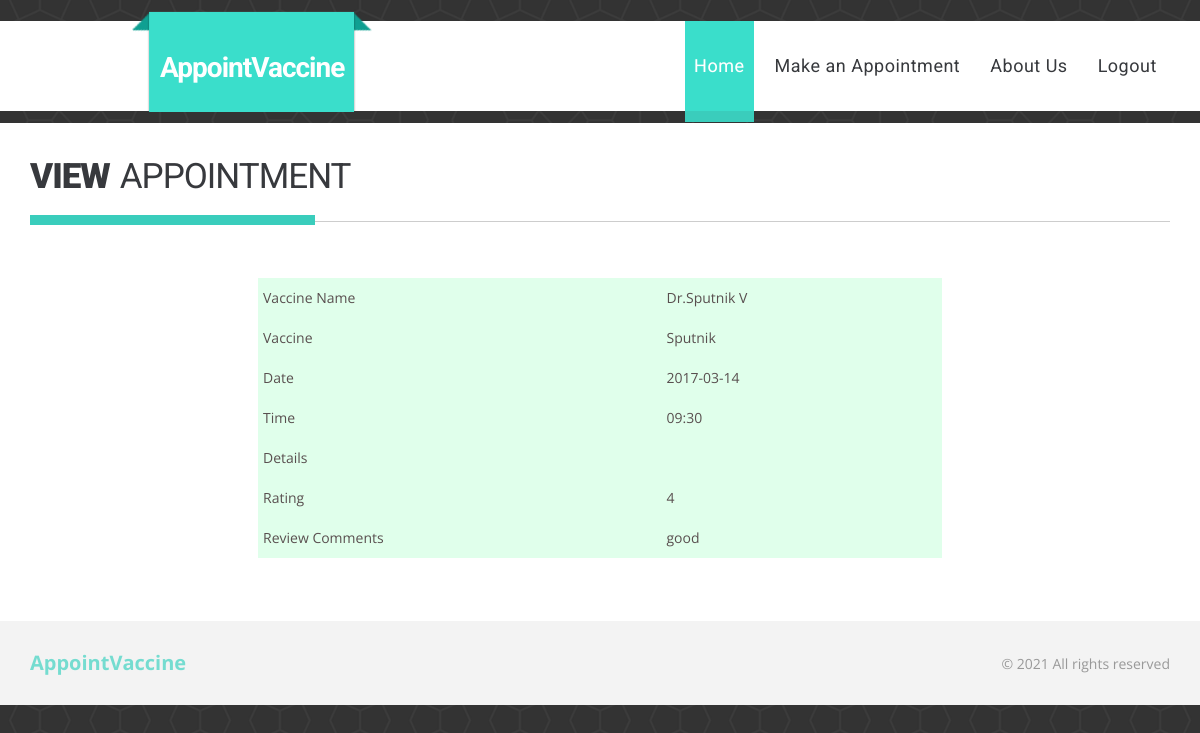
The app's page /ViewAppointment.php?appId=31 (signed in) with its own data.
### tables this page shows
CREATE TABLE `doctor` (
  `email` varchar(50) NOT NULL,
  `doctorid` int(10) NOT NULL,
  `starttime` time(6) NOT NULL,
  `endtime` time(6) NOT NULL,
  `specialization` varchar(50) NOT NULL
);

CREATE TABLE `person` (
  `email` varchar(50) NOT NULL,
  `fname` varchar(50) NOT NULL,
  `lname` varchar(50) NOT NULL,
  `gender` varchar(50) NOT NULL,
  `phonenumber` varchar(10) NOT NULL,
  `dob` date NOT NULL,
  `streetaddress` varchar(200) NOT NULL,
  `city` varchar(20) NOT NULL,
  `state` varchar(20) NOT NULL,
  `pincode` varchar(20) NOT NULL,
  `role` varchar(30) NOT NULL
);

CREATE TABLE `appointment` (
  `appid` int(10) NOT NULL,
  `patientid` int(10) NOT NULL,
  `doctorid` int(10) NOT NULL,
  `date` date NOT NULL,
  `time` time(6) NOT NULL,
  `prescription` varchar(500) NOT NULL
);

CREATE TABLE `doctorreview` (
  `docreviewid` int(10) NOT NULL,
  `appid` int(11) NOT NULL,
  `rating` int(5) NOT NULL,
  `review` text NOT NULL
);

### ViewAppointment.php (the view, shortened to what this page needs)
<?php
$appId = $_REQUEST ["appId"];
$servername = "localhost";
$username = "root";
$password = "";
$database = "vaccineappointmentsystem";
$conn = mysqli_connect ( $servername, $username, $password );
mysqli_select_db ( $conn, $database );
mysqli_select_db ( $conn, $database );
$querySpecialization = "select * from appointment where appid=$appId";
$getSpecialization = mysqli_query ( $conn, $querySpecialization );
$g = mysqli_fetch_array ( $getSpecialization );
$date = $g ['date'];
$time = substr ( $g ['time'], 0, 5 );
$doctorId = $g ['doctorid'];
$querySpecialization = "select * from doctor inner join person on doctor.email=person.email where doctorid = '$doctorId'";
$getSpecialization = mysqli_query ( $conn, $querySpecialization );
$g = mysqli_fetch_array ( $getSpecialization );
$drName = "Dr." . $g ['fname'] . " " . $g ['lname'];
$specialization = $g ['specialization'];
$querySpecialization = "select * from doctorreview where appid=$appId";
$getSpecialization = mysqli_query ( $conn, $querySpecialization );
$g = mysqli_fetch_array ( $getSpecialization );
?>
<!DOCTYPE html>
<html>
<head>
<link href="css/bootstrap.css" type="text/css" rel="stylesheet"
	media="all">
<link href="css/style.css" type="text/css" rel="stylesheet" media="all">
</head>
<body>
	<div class="header">
		<div class="container">
			<div class="top-middle">
				<a href="Home.php">
					<h3>AppointVaccine</h3>
				</a>
			</div>
			<div class="top-nav">
				<ul class="nav1">
					<li><a href="Home.php" class="active">Home</a></li>
					<li><a href="MakeAppointment.php">Make an Appointment</a></li>
					<li><a href="about.html">About Us</a></li>
					<li><a href="Logout.php">Logout</a></li>
				</ul>
			</div>
		</div>
	</div>
	<div class="content">
		<div class="container">
			<div class="content-grids">
				<div class="work-title humble-title">
					<h3>
						VIEW<span>APPOINTMENT</span>
					</h3>
				</div>
				<div class="features-info">
					<div class="features-text tg-wrap">
						<table class='tg'
							style="width: 60%; margin-left: 20%; margin-right: 20%">
							<tr>
								<td>Vaccine Name</td>
								<td>
									<?php echo $drName;?>
									</td>
							</tr>
							<tr>
								<td>Vaccine</td>
								<td>
									<?php echo $specialization;?>
									</td>
							</tr>
							<tr>
								<td>Date</td>
								<td>
									<?php echo $date;?>
									</td>
							</tr>
							<tr>
								<td>Time</td>
								<td>
									<?php echo $time;?>
									</td>
							</tr>
							<tr>
								<td>Details</td>
								<td>
									</td>
							</tr>
							<tr>
								<td>Rating</td>
								<td>
<?php
if ($g ['rating'] == 0) {
	?>	<input type="radio" class="rating" name="rating"
									<?php if (isset($rating) && $rating=="1") echo "checked";?>
									value="1">1 <input type="radio" class="rating" name="rating"
									<?php if (isset($rating) && $rating=="2") echo "checked";?>
									value="2">2 <input type="radio" class="rating" name="rating"
									<?php if (isset($rating) && $rating=="3") echo "checked";?>
									value="3">3 <input type="radio" class="rating" name="rating"
									<?php if (isset($rating) && $rating=="4") echo "checked";?>
									value="4">4 <input type="radio" class="rating" name="rating"
									<?php if (isset($rating) && $rating=="5") echo "checked";?>
									value="5">5
	<?php
} else {
	echo $g ['rating'];
}
?>
								</td>
							</tr>
							<tr>
								<td>Review Comments</td>
								<td>
							<?php
							if ($g ['rating'] == 0) {
								?>	<input type="text" class="rating" id="review" name="review"
									id="review"></input>
	<?php
							} else {
								echo $g ['review'];
							}
							?>
							</td>
							</tr>
						</table>
					</div>
				</div>
			</div>
		</div>
	</div>
	<div class="footer">
		<div class="container">
			<div class="footer-left">
				<a href="index.html">AppointVaccine</a>
			</div>
			<div class="footer-right">
				<p>&copy; 2021 All rights reserved</p>
			</div>
			<div class="clearfix"></div>
		</div>
	</div>
</body>
</html>

### css/style.css (style rules this page uses)
.tg { border-collapse: collapse; border-spacing: 0; border-color: #bbb; border: none; width: 100%; }
.tg td { padding: 10px 5px; border-style: solid; border-width: 0px; overflow: hidden; word-break: normal; border-color: #bbb; color: #594F4F; background-color: #E0FFEB; }
body { margin: 0; font-family: 'Open Sans', sans-serif; background: url(../images/banner-bg.png) repeat 0px 0px; background-size: 20%; }
body a { transition: 0.5s all ease; -webkit-transition: 0.5s all ease; -moz-transition: 0.5s all ease; -o-transition: 0.5s all ease; -ms-transition: 0.5s all ease; }
h1, h2, h3, h4, h5, h6 { margin: 0; }
p { margin: 0; }
ul, label { margin: 0; padding: 0; }
.header { background: #fff; padding: 0; margin: 1.5em 0 0.8em; position: relative; }
.top-middle { position: absolute; display: block; top: -12%; left: 11%; }
.top-middle a { padding: 3em 2.5em 2.5em; display: block; background: url(../images/bg2.png) no-repeat 0px 0px; background-size: cover; text-align: center; text-decoration: none; }
.top-middle a h3 { color: #fff; font-size: 2em; font-weight: 700; text-align: center; letter-spacing: -1px; margin: 0; font-family: 'Roboto', sans-serif; }
.top-nav { float: right; }
.top-nav ul { margin: 0; }
.top-nav ul li { list-style-type: none; display: inline-block; margin: 0 0.25em; }
.top-nav ul li a { position: relative; display: inline-block; margin: 0; color: #37393d; text-decoration: none; letter-spacing: 0.5px; font-weight: 400; text-shadow: 0 0 1px rgba(255, 255, 255, 0.3); font-size: 18px; font-family: 'Roboto', sans-serif; padding: 0 .5em; }
.top-nav ul li a:hover, .top-nav ul li a.active { color: #fff; background: rgb(58, 222, 203); padding: 1.8em 0.5em; }
.top-nav ul li a::after { position: absolute; top: 100%; left: 0; width: 100%; height: 1px; background: rgb(58, 205, 188); content: ''; opacity: 0; -webkit-transition: height 0.3s, opacity 0.3s, -webkit-transform 0.3s; -moz-transition: height 0.3s, opacity 0.3s, -moz-transform 0.3s; transition: height 0.3s, opacity 0.3s, transform 0.3s; -webkit-transform: translateY(-10px); -moz-transform: translateY(-10px); transform: translateY(-10px); }
.top-nav ul li a:hover::after, .top-nav ul li a:focus::after, .top-nav ul li a.active::after { height: 11px; opacity: 1; -webkit-transform: translateY(0px); -moz-transform: translateY(0px); transform: translateY(0px); }
.work-title { position: relative; }
.work-title h3 { color: #37393d; font-size: 2.5em; font-weight: 900; margin: 0; padding: 0 0 .7em 0; letter-spacing: -1px; border-bottom: 1px solid #cdcdcd; font-family: 'Roboto', sans-serif; }
.work-title h3::after { position: absolute; bottom: -5%; left: 0%; width: 9%; height: 10px; background: rgb(58, 205, 188); content: ''; opacity: 1; }
.work-title h3 span { font-weight: 400; margin-left: 10px; }
.content { padding: 2.5em 0; background: #fff; }
.content h3::after { width: 25%; }
.work-title.humble-title { margin-bottom: 2em; }
.footer { background: #f3f3f3; padding: 2em 0; }
.footer-left { float: left; }
.footer-left a { display: block; font-size: 20px; font-weight: 700; text-align: center; color: #75DCD0; text-decoration: none; }
.footer-right { float: right; margin-top: 5px; }
.footer-right p { color: #999; font-size: 14px; }
.features-info { padding: 2em 0; }
.container:after { content: "\0020"; display: block; height: 0; clear: both; visibility: hidden; }
.clearfix:before, .clearfix:after, .row:before, .row:after { content: '\0020'; display: block; overflow: hidden; visibility: hidden; width: 0; height: 0; }
.row:after, .clearfix:after { clear: both; }
.row, .clearfix { zoom: 1; }
@media ( max-width :1440px) { .top-nav ul li { margin: 0 0.3em; } }
@media ( max-width :1440px) { .top-middle { left: 10%; } }
@media ( max-width :1366px) { .top-middle { left: 10%; top: -11%; } }
@media ( max-width :1366px) { .top-middle a { padding: 3em 2em 2em; } }
@media ( max-width :1280px) { .top-middle { left: 11%; } }
@media ( max-width :1280px) { .top-middle h3 { font-size: 2.8em; } }

### records on screen
doctor: email.lname "Dr.Sputnik V", specialization "Sputnik"
appointment: date "2017-03-14", time "09:30"
doctorreview: rating "4", review "good"
